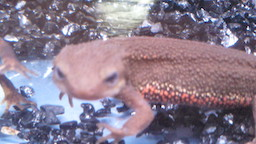
#> input picture computer_vision/learning-opencv-practical/image-process-100ask/Question_91_100/imori_1.jpg, 256 x 144 px, found by its file name
$ python crop_hog.py   (older library calls are emulated)
#> lines starting #> are read from the running program, lines starting #| are printed output that depends on the picture; after the words box and inside, x2 and y2 are one past the last pixel; in counts of white or black regions, pixels touching at a corner belong together
import cv2
import numpy as np

np.random.seed(0)

# read image
img = cv2.imread("imori_1.jpg")
#> img is the input picture: shape (144, 256, 3); mean B, G, R 142.5, 124.8, 139.2
H, W, C = img.shape
#> H = 144; W = 256; C = 3

# Grayscale
gray = 0.2126 * img[..., 2] + 0.7152 * img[..., 1] + 0.0722 * img[..., 0]
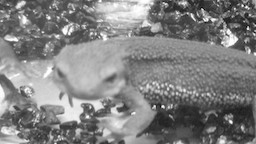
#> gray: shape (144, 256) float64; min 1.22, max 255, mean 129.2

gt = np.array((47, 41, 129, 103), dtype=np.float32)

#gt = np.array((41, 3, 83, 32), dtype=np.float32)
#gt2 = np.array((123, 41, 161, 74), dtype=np.float32)
#gt3 = np.array((97, 83, 137, 113), dtype=np.float32)
cv2.rectangle(img, (gt[0], gt[1]), (gt[2], gt[3]), (0,255,255), 1)
#> img: shape (144, 256, 3); 0.78% of pixels changed, all inside (x1, y1, x2, y2) = (47, 41, 130, 104)
#cv2.rectangle(img, (gt2[0], gt2[1]), (gt2[2], gt2[3]), (0,255,255), 1)
#cv2.rectangle(img, (gt3[0], gt3[1]), (gt3[2], gt3[3]), (0,255,255), 1)

def iou(a, b):
    area_a = (a[2] - a[0]) * (a[3] - a[1])
    area_b = (b[2] - b[0]) * (b[3] - b[1])
    iou_x1 = np.maximum(a[0], b[0])
    iou_y1 = np.maximum(a[1], b[1])
    iou_x2 = np.minimum(a[2], b[2])
    iou_y2 = np.minimum(a[3], b[3])
    iou_w = max(iou_x2 - iou_x1, 0)
    iou_h = max(iou_y2 - iou_y1, 0)
    area_iou = iou_w * iou_h
    iou = area_iou / (area_a + area_b - area_iou)
    return iou


def hog(gray):
    h, w = gray.shape
    # Magnitude and gradient
    gray = np.pad(gray, (1, 1), 'edge')

    gx = gray[1:h+1, 2:] - gray[1:h+1, :w]
    gy = gray[2:, 1:w+1] - gray[:h, 1:w+1]
    gx[gx == 0] = 0.000001

    mag = np.sqrt(gx ** 2 + gy ** 2)
    gra = np.arctan(gy / gx)
    gra[gra<0] = np.pi / 2 + gra[gra < 0] + np.pi / 2

    # Gradient histogram
    gra_n = np.zeros_like(gra, dtype=np.int)

    d = np.pi / 9
    for i in range(9):
        gra_n[np.where((gra >= d * i) & (gra <= d * (i+1)))] = i

    N = 8
    HH = h // N
    HW = w // N
    Hist = np.zeros((HH, HW, 9), dtype=np.float32)
    for y in range(HH):
        for x in range(HW):
            for j in range(N):
                for i in range(N):
                    Hist[y, x, gra_n[y*4+j, x*4+i]] += mag[y*4+j, x*4+i]

    ## Normalization
    C = 3
    eps = 1
    for y in range(HH):
        for x in range(HW):
            #for i in range(9):
            Hist[y, x] /= np.sqrt(np.sum(Hist[max(y-1,0):min(y+2, HH), max(x-1,0):min(x+2, HW)] ** 2) + eps)

    return Hist

def resize(img, h, w):
    _h, _w  = img.shape
    ah = 1. * h / _h
    aw = 1. * w / _w
    y = np.arange(h).repeat(w).reshape(w, -1)
    x = np.tile(np.arange(w), (h, 1))
    y = (y / ah)
    x = (x / aw)

    ix = np.floor(x).astype(np.int32)
    iy = np.floor(y).astype(np.int32)
    ix = np.minimum(ix, _w-2)
    iy = np.minimum(iy, _h-2)

    dx = x - ix
    dy = y - iy

    out = (1-dx) * (1-dy) * img[iy, ix] + dx * (1 - dy) * img[iy, ix+1] + (1 - dx) * dy * img[iy+1, ix] + dx * dy * img[iy+1, ix+1]
    out[out>255] = 255

    return out


# crop and create database

Crop_num = 300
L = 60

H_size = 32
F_n = ((H_size // 8) ** 2) * 9

db = np.zeros((Crop_num, F_n + 1))

for i in range(Crop_num):
    x1 = np.random.randint(W-L)
    y1 = np.random.randint(H-L)
    x2 = x1 + L
    y2 = y1 + L
    crop = np.array((x1, y1, x2, y2))

    _iou = np.zeros((3,))
    _iou[0] = iou(gt, crop)
    #_iou[1] = iou(gt2, crop)
    #_iou[2] = iou(gt3, crop)

    if _iou.max() >= 0.5:
        cv2.rectangle(img, (x1, y1), (x2, y2), (0,0,255), 1)
        label = 0
    else:
        cv2.rectangle(img, (x1, y1), (x2, y2), (255,0,0), 1)
        label = 1

    crop_area = gray[y1:y2, x1:x2]
    crop_area = resize(crop_area, H_size, H_size)
    _hog = hog(crop_area)

    db[i, :F_n] = _hog.ravel()
    db[i, -1] = label
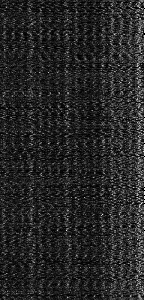
#> db: shape (300, 145) float64; min 0, max 1, mean 0.159
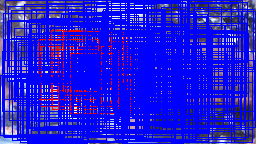
#> img: shape (144, 256, 3); mean B, G, R 220.4, 26.1, 34.2

    #cv2.rectangle(img, (x1, y1), (x2, y2), (255, 0,0), 1)

cv2.imshow("re", img)
cv2.waitKey(0)

from sklearn import svm
clf = svm.SVC(kernel='linear')
clf.fit(X=db[..., :F_n], y=db[..., -1])


# read detect target image
img2 = cv2.imread("imori_many.jpg")
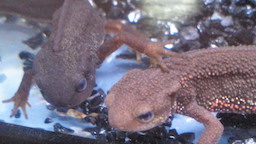
#> input picture computer_vision/learning-opencv-practical/image-process-100ask/Question_91_100/imori_many.jpg, 256 x 144 px, found by its file name
#> img2 is the input picture: shape (144, 256, 3); mean B, G, R 128, 112.5, 121.6
H2, W2, C2 = img2.shape

# Grayscale
gray2 = 0.2126 * img2[..., 2] + 0.7152 * img2[..., 1] + 0.0722 * img2[..., 0]
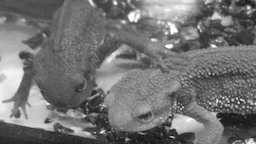
#> gray2: shape (144, 256) float64; min 1.08, max 255, mean 115.6

# [h, w]
recs = np.array(((42, 42), (56, 56), (70, 70)), dtype=np.float32)

# sliding window
for y in range(0, H2, 4):
    for x in range(0, W2, 4):
        for rec in recs:
            dh = int(rec[0] // 2)
            dw = int(rec[1] // 2)
            x1 = max(x-dw, 0)
            x2 = min(x+dw, W2)
            y1 = max(y-dh, 0)
            y2 = min(y+dh, H2)
            region = gray2[max(y-dh,0):min(y+dh,H2), max(x-dw,0):min(x+dw,W2)]
            region = resize(region, H_size, H_size)
            r_hog = hog(region).ravel()

            f_dif = np.sum(np.abs(db[:, :F_n] - r_hog) ** 2)
            min_arg = np.argsort(f_dif)[:5]
            pred = db[min_arg, -1]

            #if len(np.where(pred==0)[0]) > 0:
            #    cv2.rectangle(img2, (x1, y1), (x2, y2), (0,0,255), 1)

            pred = clf.predict(r_hog[None, ...])[0]
            if pred == 0:
                cv2.rectangle(img2, (x1, y1), (x2, y2), (0,0,255), 1)
    print(y, x)
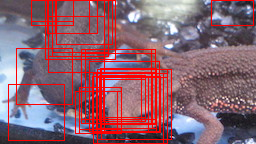
#> img2: shape (144, 256, 3); 12.89% of pixels changed, all inside (x1, y1, x2, y2) = (8, 0, 254, 144)
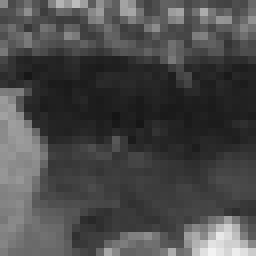
#> region: shape (32, 32) float64 (shown 8 times larger); min 21.1, max 243.3, mean 74.4


#print(db)
cv2.imshow("", img2)
cv2.waitKey(0)
